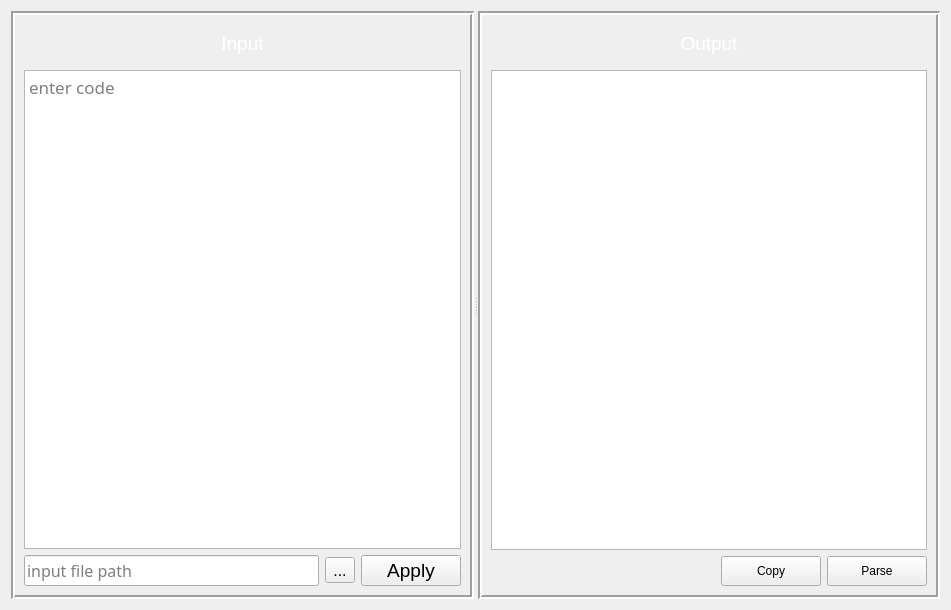
          <widget class="QWidget" name="scrollAreaWidgetContents">
           <property name="geometry">
            <rect>
             <x>0</x>
             <y>0</y>
             <width>951</width>
             <height>610</height>
            </rect>
           </property>
           <layout class="QGridLayout" name="gridLayout_3">
            <item row="0" column="0">
             <widget class="QSplitter" name="splitter">
              <property name="sizePolicy">
               <sizepolicy hsizetype="Expanding" vsizetype="Expanding">
                <horstretch>0</horstretch>
                <verstretch>0</verstretch>
               </sizepolicy>
              </property>
              <property name="orientation">
               <enum>Qt::Horizontal</enum>
              </property>
              <widget class="QFrame" name="frame_1">
               <property name="sizePolicy">
                <sizepolicy hsizetype="Expanding" vsizetype="Expanding">
                 <horstretch>0</horstretch>
                 <verstretch>0</verstretch>
                </sizepolicy>
               </property>
               <property name="layoutDirection">
                <enum>Qt::LeftToRight</enum>
               </property>
               <property name="styleSheet">
                <string notr="true"/>
               </property>
               <property name="frameShape">
                <enum>QFrame::Box</enum>
               </property>
               <property name="frameShadow">
                <enum>QFrame::Sunken</enum>
               </property>
               <property name="lineWidth">
                <number>2</number>
               </property>
               <layout class="QGridLayout" name="gridLayout_5">
                <item row="4" column="0" colspan="2">
                 <widget class="QLineEdit" name="lineEdit">
                  <property name="sizePolicy">
                   <sizepolicy hsizetype="Ignored" vsizetype="Fixed">
                    <horstretch>0</horstretch>
                    <verstretch>0</verstretch>
                   </sizepolicy>
                  </property>
                  <property name="font">
                   <font>
                    <family>Arial Rounded MT Bold</family>
                    <pointsize>12</pointsize>
                    <weight>50</weight>
                    <bold>false</bold>
                   </font>
                  </property>
                  <property name="statusTip">
                   <string>File path as D:\folder1\file.txt</string>
                  </property>
                  <property name="placeholderText">
                   <string>input file path</string>
                  </property>
                 </widget>
                </item>
                <item row="4" column="2">
                 <widget class="QToolButton" name="toolButton">
                  <property name="font">
                   <font>
                    <pointsize>12</pointsize>
                   </font>
                  </property>
                  <property name="statusTip">
                   <string>Click to select file</string>
                  </property>
                  <property name="text">
                   <string>...</string>
                  </property>
                 </widget>
                </item>
                <item row="4" column="3">
                 <widget class="QPushButton" name="apply_scanner">
                  <property name="sizePolicy">
                   <sizepolicy hsizetype="Fixed" vsizetype="Fixed">
                    <horstretch>0</horstretch>
                    <verstretch>0</verstretch>
                   </sizepolicy>
                  </property>
                  <property name="minimumSize">
                   <size>
                    <width>100</width>
                    <height>30</height>
                   </size>
                  </property>
                  <property name="font">
                   <font>
                    <family>MS Shell Dlg 2</family>
                    <pointsize>14</pointsize>
                    <weight>9</weight>
                    <italic>false</italic>
                    <bold>false</bold>
                   </font>
                  </property>
                  <property name="cursor">
                   <cursorShape>ArrowCursor</cursorShape>
                  </property>
                  <property name="toolTip">
                   <string/>
                  </property>
                  <property name="statusTip">
                   <string>Click to scan code (Ctrl+Return)</string>
                  </property>
                  <property name="styleSheet">
                   <string notr="true">font: 75 14pt &quot;MS Shell Dlg 2&quot;;</string>
                  </property>
                  <property name="text">
                   <string>Apply</string>
                  </property>
                  <property name="shortcut">
                   <string>Ctrl+Return</string>
                  </property>
                 </widget>
                </item>
                <item row="0" column="0" colspan="4">
                 <widget class="QLabel" name="label_2">
                  <property name="sizePolicy">
                   <sizepolicy hsizetype="Expanding" vsizetype="Fixed">
                    <horstretch>0</horstretch>
                    <verstretch>0</verstretch>
                   </sizepolicy>
                  </property>
                  <property name="minimumSize">
                   <size>
                    <width>0</width>
                    <height>40</height>
                   </size>
                  </property>
                  <property name="font">
                   <font>
                    <pointsize>12</pointsize>
                    <weight>50</weight>
                    <bold>false</bold>
                   </font>
                  </property>
                  <property name="styleSheet">
                   <string notr="true"/>
                  </property>
                  <property name="text">
                   <string>&lt;html&gt;&lt;head/&gt;&lt;body&gt;&lt;p align=&quot;center&quot;&gt;&lt;span style=&quot; font-size:14pt; color:#ffffff;&quot;&gt;Input&lt;/span&gt;&lt;/p&gt;&lt;/body&gt;&lt;/html&gt;</string>
                  </property>
                  <property name="textFormat">
                   <enum>Qt::RichText</enum>
                  </property>
                 </widget>
                </item>
                <item row="1" column="0" rowspan="3" colspan="4">
                 <widget class="QTextEdit" name="textEdit">
                  <property name="sizePolicy">
                   <sizepolicy hsizetype="Expanding" vsizetype="Expanding">
                    <horstretch>0</horstretch>
                    <verstretch>0</verstretch>
                   </sizepolicy>
                  </property>
                  <property name="font">
                   <font>
                    <family>Arial Rounded MT Bold</family>
                    <pointsize>13</pointsize>
                    <italic>false</italic>
                   </font>
                  </property>
                  <property name="cursor" stdset="0">
                   <cursorShape>IBeamCursor</cursorShape>
                  </property>
                  <property name="toolTip">
                   <string/>
                  </property>
                  <property name="statusTip">
                   <string>Enter TINY language code to scan</string>
                  </property>
                  <property name="tabChangesFocus">
                   <bool>true</bool>
                  </property>
                  <property name="placeholderText">
                   <string>enter code</string>
                  </property>
                 </widget>
                </item>
               </layout>
              </widget>
              <widget class="QFrame" name="frame_2">
               <property name="styleSheet">
                <string notr="true"/>
               </property>
               <property name="frameShape">
                <enum>QFrame::Box</enum>
               </property>
               <property name="frameShadow">
                <enum>QFrame::Sunken</enum>
               </property>
               <property name="lineWidth">
                <number>2</number>
               </property>
               <layout class="QGridLayout" name="gridLayout_4">
                <item row="3" column="3">
                 <widget class="QPushButton" name="parse_btn">
                  <property name="sizePolicy">
                   <sizepolicy hsizetype="Fixed" vsizetype="Fixed">
                    <horstretch>0</horstretch>
                    <verstretch>0</verstretch>
                   </sizepolicy>
                  </property>
                  <property name="minimumSize">
                   <size>
                    <width>100</width>
                    <height>30</height>
                   </size>
                  </property>
                  <property name="toolTip">
                   <string/>
                  </property>
                  <property name="statusTip">
                   <string>Click to parse output (Shift+P)</string>
                  </property>
                  <property name="styleSheet">
                   <string notr="true">font: 75 14pt &quot;MS Shell Dlg 2&quot;;</string>
                  </property>
                  <property name="text">
                   <string>Parse</string>
                  </property>
                  <property name="shortcut">
                   <string>Shift+P</string>
                  </property>
                 </widget>
                </item>
                <item row="3" column="2">
                 <widget class="QPushButton" name="copy">
                  <property name="sizePolicy">
                   <sizepolicy hsizetype="Fixed" vsizetype="Fixed">
                    <horstretch>0</horstretch>
                    <verstretch>0</verstretch>
                   </sizepolicy>
                  </property>
                  <property name="minimumSize">
                   <size>
                    <width>100</width>
                    <height>30</height>
                   </size>
                  </property>
                  <property name="toolTip">
                   <string/>
                  </property>
                  <property name="statusTip">
                   <string>Click to copy output (Shift+C)</string>
                  </property>
                  <property name="styleSheet">
                   <string notr="true">font: 75 14pt &quot;MS Shell Dlg 2&quot;;</string>
                  </property>
                  <property name="text">
                   <string>Copy</string>
                  </property>
                  <property name="shortcut">
                   <string>Shift+C</string>
                  </property>
                 </widget>
                </item>
                <item row="3" column="1">
                 <spacer name="horizontalSpacer_13">
                  <property name="orientation">
                   <enum>Qt::Horizontal</enum>
                  </property>
                  <property name="sizeHint" stdset="0">
                   <size>
                    <width>40</width>
                    <height>20</height>
                   </size>
                  </property>
                 </spacer>
                </item>
                <item row="1" column="1" colspan="3">
                 <widget class="QTextBrowser" name="textBrowser">
                  <property name="font">
                   <font>
                    <family>Arial Rounded MT Bold</family>
                    <pointsize>13</pointsize>
                   </font>
                  </property>
                  <property name="cursor" stdset="0">
                   <cursorShape>IBeamCursor</cursorShape>
                  </property>
                  <property name="statusTip">
                   <string>Output list of (tokenvalue, tokentype)</string>
                  </property>
                 </widget>
                </item>
                <item row="0" column="1" colspan="3">
                 <widget class="QLabel" name="label_3">
                  <property name="sizePolicy">
                   <sizepolicy hsizetype="Expanding" vsizetype="Fixed">
                    <horstretch>0</horstretch>
                    <verstretch>0</verstretch>
                   </sizepolicy>
                  </property>
                  <property name="minimumSize">
                   <size>
                    <width>0</width>
                    <height>40</height>
                   </size>
                  </property>
                  <property name="font">
                   <font>
                    <pointsize>12</pointsize>
                    <weight>50</weight>
                    <bold>false</bold>
                   </font>
                  </property>
                  <property name="styleSheet">
                   <string notr="true"/>
                  </property>
                  <property name="text">
                   <string>&lt;html&gt;&lt;head/&gt;&lt;body&gt;&lt;p align=&quot;center&quot;&gt;&lt;span style=&quot; font-size:14pt; color:#ffffff;&quot;&gt;Output&lt;/span&gt;&lt;/p&gt;&lt;/body&gt;&lt;/html&gt;</string>
                  </property>
                  <property name="textFormat">
                   <enum>Qt::RichText</enum>
                  </property>
                 </widget>
                </item>
               </layout>
              </widget>
             </widget>
            </item>
           </layout>
          </widget>
